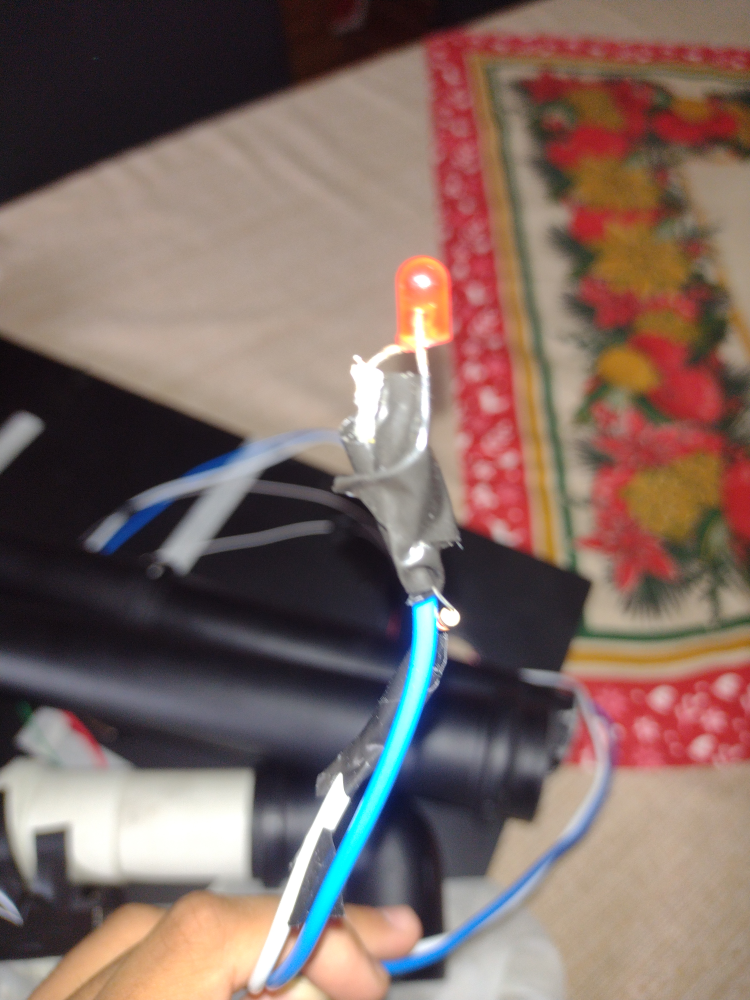
#> input picture OPTIFLOW/Fotos/IMG_20241208_105306699.jpg, 3000 x 4000 px, given in place of 1 ! videoconvert ! appsink, which was not available (shown at 1/4 size)
$ python s.py
#> lines starting #> are read from the running program, lines starting #| are printed output that depends on the picture; after the words box and inside, x2 and y2 are one past the last pixel; in counts of white or black regions, pixels touching at a corner belong together; pictures that were not available may be replaced by others from this repository, and a replacement may not be noted
import numpy as np
import time
import cv2
import RPi.GPIO as GPIO

GPIO.setmode(GPIO.BCM)

for i in (23, 25, 16, 21):
    GPIO.setup(i, GPIO.OUT)

# Definindo o pipeline do GStreamer para capturar vídeo da câmera
gstreamer_pipeline = "v4l2src ! video/x-raw,format=YUY2,width=640,height=480,framerate=30/1 ! videoconvert ! appsink"

# Passando o pipeline como argumento para o VideoCapture
cam = cv2.VideoCapture(gstreamer_pipeline, cv2.CAP_GSTREAMER)

# Verificando se a câmera foi aberta corretamente
if not cam.isOpened():
    print("Erro ao acessar a câmera.")
    exit()

time.sleep(0.1)

colorLower = np.array([0, 100, 100])  # mid blue
colorUpper = np.array([179, 255, 255])  # light blue

initvert = 0
inithoriz = 0
counter = 0

xur = 0
yur = 0
xul = 0
yul = 0
xdr = 0
ydr = 0
xdl = 0
ydl = 0

t = 0
t1 = time.time()

while t < 5 and cam.isOpened():
    ret, frame = cam.read()
#> frame is the input picture: shape (4000, 3000, 3); mean B, G, R 99.1, 105.6, 126.5
    if not ret:
        print("Erro ao capturar frame da câmera.")
        break

    frame = np.array(frame)  # Transformando o frame em array
    hsv = cv2.cvtColor(frame, cv2.COLOR_BGR2HSV)
#> hsv: shape (4000, 3000, 3); mean H, S, V 65.8, 74.9, 131.9

    mask = cv2.inRange(hsv, colorLower, colorUpper)
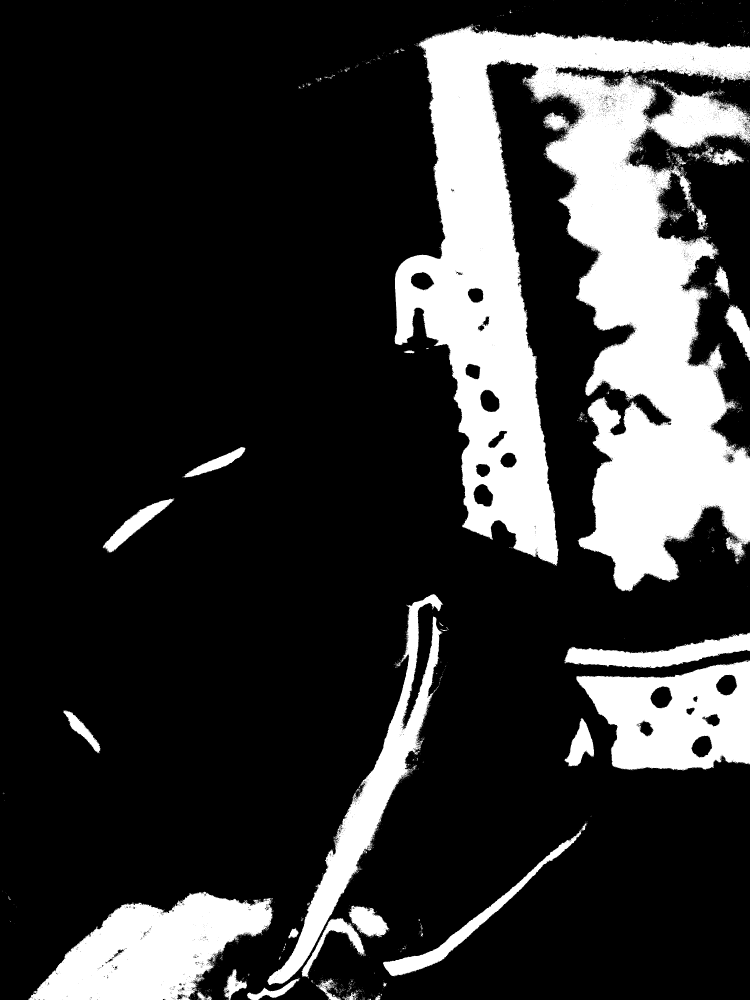
#> mask: shape (4000, 3000) (shown at 1/4 size); 20.7% white; 5528 white regions (5398 under 20 px), largest, box (x1, y1, x2, y2) and area: (1579, 102, 3000, 2366) 1675515, (114, 3567, 1091, 4000) 241979, (2304, 2641, 3000, 3082) 202922
    mask = cv2.blur(mask, (3, 3))
    mask = cv2.dilate(mask, None, iterations=10)
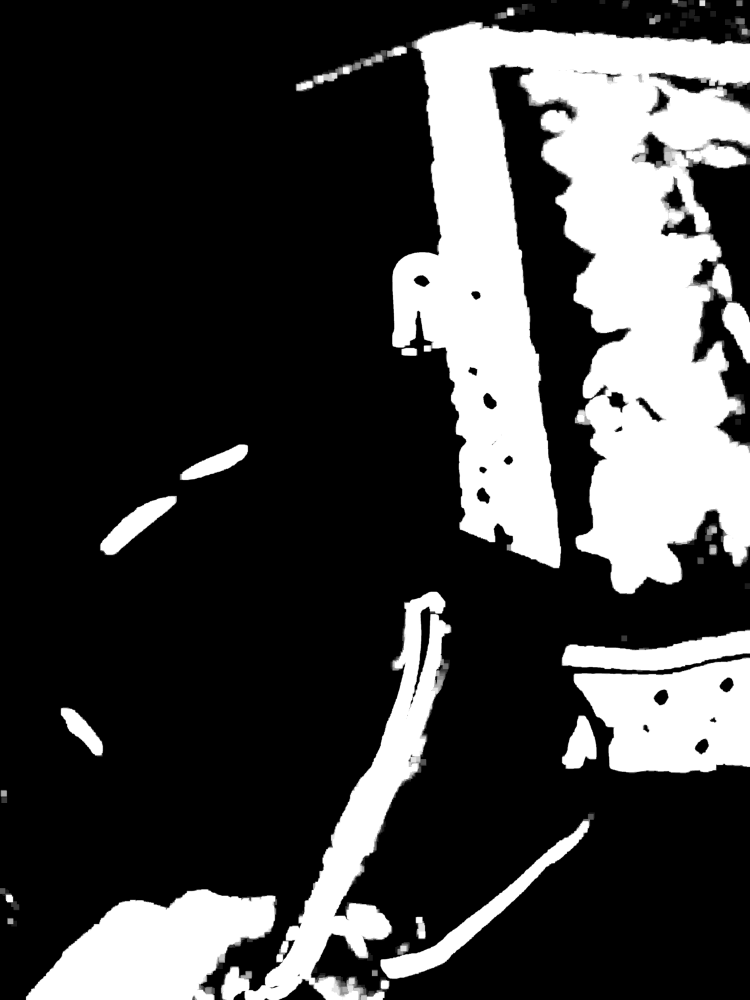
#> mask: shape (4000, 3000) (shown at 1/4 size); min 0, max 255, mean 65.7
    mask = cv2.erode(mask, None, iterations=1)
    mask = cv2.dilate(mask, None, iterations=5)
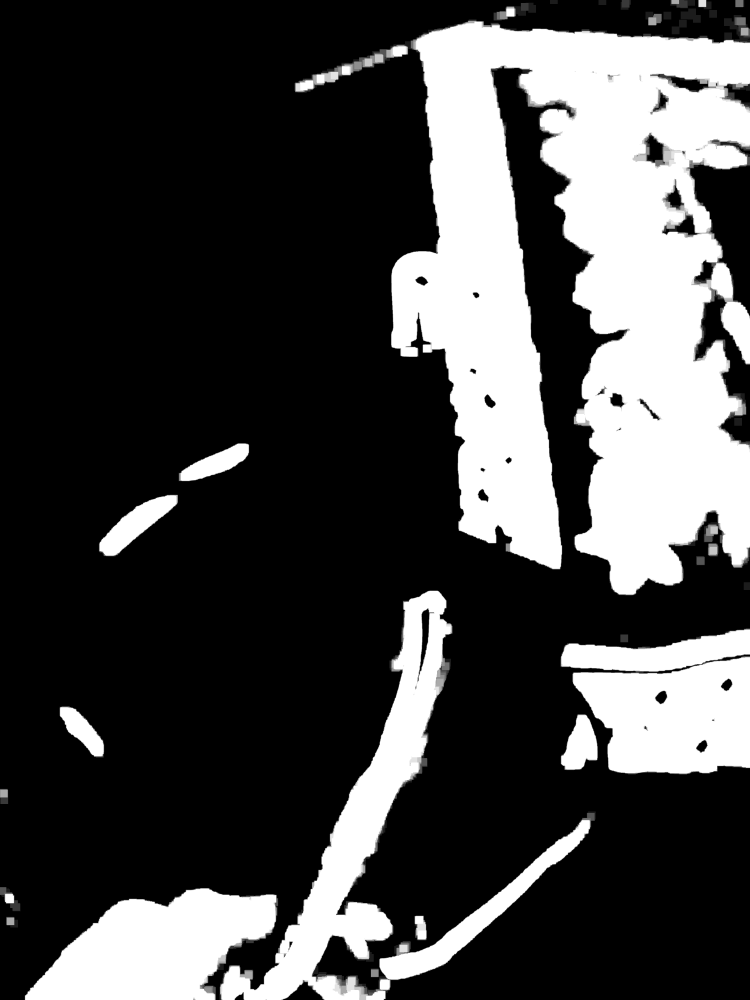
#> mask: shape (4000, 3000) (shown at 1/4 size); min 0, max 255, mean 69.8

    me, thresh = cv2.threshold(mask, 127, 255, cv2.THRESH_BINARY)
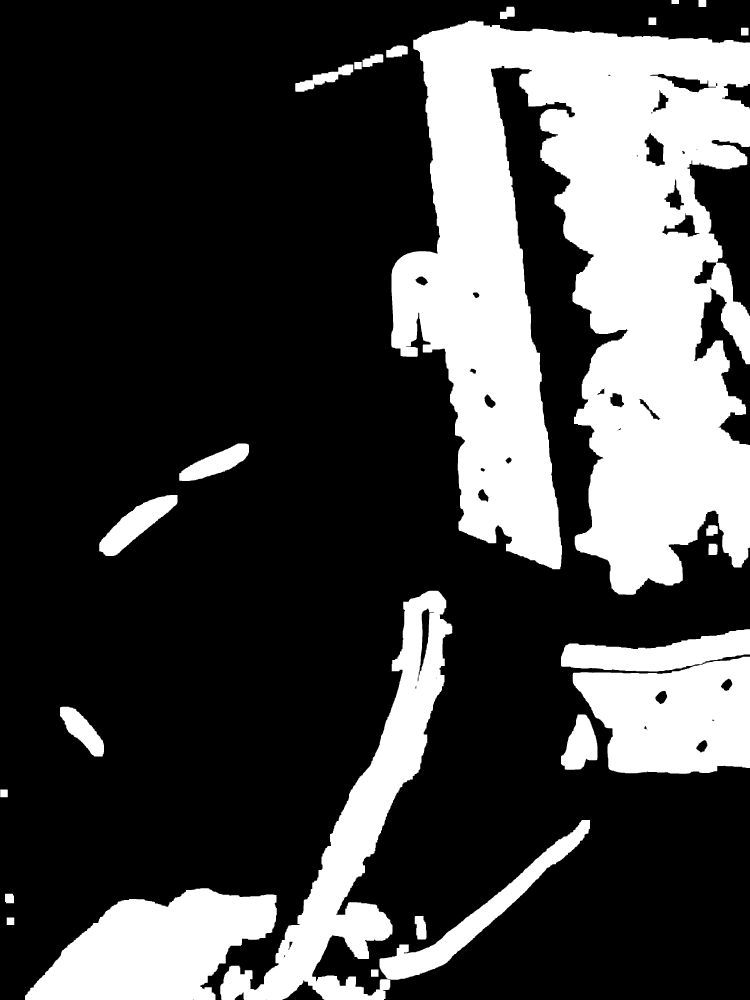
#> thresh: shape (4000, 3000) (shown at 1/4 size); 27.4% white; 26 white regions

    cnts = cv2.findContours(thresh, cv2.RETR_TREE, cv2.CHAIN_APPROX_SIMPLE)[-2]
#> cnts = 62 contours, 6 with area under 20; largest, box (x1, y1, x2, y2) and area: (1565, 83, 3000, 2379) 2157675, (881, 2363, 1809, 4000) 349802, (100, 3553, 1107, 4000) 284484, (2291, 2627, 3000, 3095) 252408, (1518, 3280, 2360, 3919) 76752

    center = None

    print("Centers")

    if len(cnts) > 0:
        for c in cnts:
            (x, y), radius = cv2.minEnclosingCircle(c)
            center = (int(x), int(y))
            print(center)
            radius = int(radius)
            cv2.circle(frame, center, radius, (0, 255, 0), 2)

            x = int(x)
            y = int(y)

            if x > 240:  # right
                if y > 240:  # up
                    xur = x
                    yur = y

                if y < 240:  # down
                    xdr = x
                    ydr = y
            if x < 240:  # left
                if y > 240:  # up
                    xul = x
                    yul = y

                if y < 240:  # down
                    xdl = x
                    ydl = y
#> this loop made 62 passes
#> (c, x, y, radius, xur, yur) on passes 1, 12, 30: ([[1484, 3878], [1484, 3906], [1513, 3906], [1513, 3878]], 1498, 3892, 20, 1498, 3892), ([[2588, 2921], [2589, 2920], [2590, 2921], [2589, 2922]], 2589, 2921, 1, 2589, 2921), ([[1417, 248], [1417, 276], [1446, 276], [1446, 248]], 1431, 262, 20, 1431, 262)
#> (x, y, radius, xur, yur) on passes 3, 5, 6, 8, 9, 10: (1681, 3710, 50, 1681, 3710), (602, 3790, 544, 602, 3790), (1944, 3585, 514, 1944, 3585), (2299, 2967, 116, 2299, 2967), (325, 2926, 129, 325, 2926), (2662, 2849, 402, 2662, 2849)
#| (1498, 3892)
#| (41, 3684)
#| (1681, 3710)
#| (38, 3593)
#| (602, 3790)
#| (1944, 3585)
#| (15, 3173)
#| (2299, 2967)
#> (further printed lines are left out)
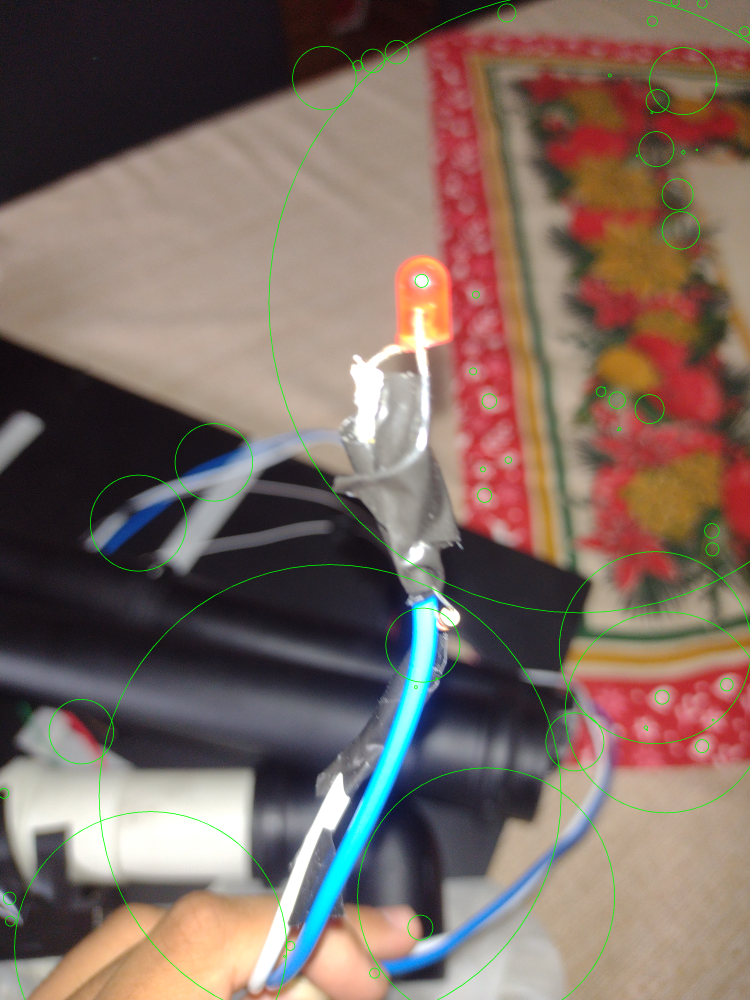
#> frame: shape (4000, 3000, 3) (shown at 1/4 size); mean B, G, R 98.2, 106.7, 125.5

    t2 = time.time()
    t = t2 - t1

print("upright", xur, yur)
print("downright", xdr, ydr)
print("upleft", xul, yul)
print("downleft", xdl, ydl)
print('\n')
print("Remove calibration objects")

time.sleep(5)

while(cam.isOpened()):
    ret, frame = cam.read()
    if not ret:
        print("Erro ao capturar frame da câmera.")
        break

    frame = np.array(frame)  # Transformando o frame em array
    hsv = cv2.cvtColor(frame, cv2.COLOR_BGR2HSV)

    mask = cv2.inRange(hsv, colorLower, colorUpper)
    maskhsv = cv2.resize(mask, (250, 250))

    mask = cv2.blur(mask, (3, 3))
    mask1 = cv2.resize(mask, (250, 250))
    #cv2.imshow("mask1", mask)

    mask = cv2.dilate(mask, None, iterations=10)
    mask2 = cv2.resize(mask, (250, 250))
    #cv2.imshow("mask2", mask)

    mask = cv2.erode(mask, None, iterations=1)
    mask3 = cv2.resize(mask, (250, 250))
    #cv2.imshow("mask3", mask)

    mask = cv2.dilate(mask, None, iterations=5)
    mask4 = cv2.resize(mask, (250, 250))
    #cv2.imshow("mask4", mask)

    imstack = np.hstack((maskhsv, mask1, mask2, mask3, mask4))
    cv2.imshow("masks", imstack)

    me, thresh = cv2.threshold(mask, 127, 255, cv2.THRESH_BINARY)
    cv2.imshow("thresh", thresh)

    cnts = cv2.findContours(thresh, cv2.RETR_TREE, cv2.CHAIN_APPROX_SIMPLE)[-2]

    center = None

    vert = 0
    horiz = 0

    if len(cnts) > 0:
        priority = 0

        for c in cnts:
            rect = cv2.minAreaRect(c)
            (x, y), (width, height), angle = cv2.minAreaRect(c)
            box = cv2.boxPoints(rect)
            box = np.int0(box)
            Area = width * height

            if Area > 16000:
                priority = 1

        for c in cnts:
            rect = cv2.minAreaRect(c)
            (x, y), (width, height), angle = cv2.minAreaRect(c)
            box = cv2.boxPoints(rect)
            box = np.int0(box)
            Area = width * height

            x = int(x)
            y = int(y)

            if priority == 1 and Area > 16000:
                if xul < x < xur:  # vertical road
                    if y > yur:
                        GPIO.output(21, GPIO.HIGH)  # Red hor
                        GPIO.output(23, GPIO.HIGH)  # Green vert
                        GPIO.output(25, GPIO.LOW)  # Green hor
                        GPIO.output(16, GPIO.LOW)  # Red vert
                        cv2.drawContours(frame, [box], 0, (0, 255, 0), 2)
                        print("PRIORITY FOR VERTICAL LANE")
                        print("----------------------------")

                    elif y < ydr:
                        GPIO.output(21, GPIO.HIGH)  # Red hor
                        GPIO.output(23, GPIO.HIGH)  # Green vert
                        GPIO.output(25, GPIO.LOW)  # Green hor
                        GPIO.output(16, GPIO.LOW)  # Red vert
                        cv2.drawContours(frame, [box], 0, (0, 255, 0), 2)
                        print("PRIORITY FOR VERTICAL LANE")
                        print("----------------------------")

                if ydr < y < yur:  # horizontal road
                    if x > xur:
                        GPIO.output(25, GPIO.HIGH)  # Green hor
                        GPIO.output(16, GPIO.HIGH)  # Red vert
                        GPIO.output(21, GPIO.LOW)  # Red hor
                        GPIO.output(23, GPIO.LOW)  # Green vert
                        cv2.drawContours(frame, [box], 0, (0, 255, 0), 2)
                        print("PRIORITY FOR HORIZONTAL LANE")
                        print("----------------------------")
                    elif x < xul:
                        GPIO.output(25, GPIO.HIGH)  # Green hor
                        GPIO.output(16, GPIO.HIGH)  # Red vert
                        GPIO.output(21, GPIO.LOW)  # Red hor
                        GPIO.output(23, GPIO.LOW)  # Green vert
                        cv2.drawContours(frame, [box], 0, (0, 255, 0), 2)
                        print("PRIORITY FOR HORIZONTAL LANE")
                        print("----------------------------")

            if priority == 0:
                if xul < x < xur:  # vertical road
                    if y > yur:
                        vert = vert + 1  # up
                        cv2.drawContours(frame, [box], 0, (0, 255, 0), 2)
                    elif y < ydr:
                        vert = vert + 1  # down
                        cv2.drawContours(frame, [box], 0, (0, 255, 0), 2)
                    else:
                        vert = vert
                if ydr < y < yur:  # horizontal road
                    if x > xur:
                        horiz = horiz + 1  # right
                        cv2.drawContours(frame, [box], 0, (0, 255, 0), 2)
                    elif x < xul:
                        horiz = horiz + 1  # left
                        cv2.drawContours(frame, [box], 0, (0, 255, 0), 2)
                    else:
                        horiz = horiz
                if vert != initvert:
                    print("Cars in vertical lane: ", str(vert))
                    initvert = vert
                    print("Cars in horizontal lane: ", str(horiz))
                    inithoriz = horiz
                    print("----------------------------")

                if horiz != inithoriz:
                    print("Cars in vertical lane: ", str(vert))
                    initvert = vert
                    print("Cars in horizontal lane: ", str(horiz))
                    inithoriz = horiz
                    print("----------------------------")

                if vert < horiz:
                    GPIO.output(25, GPIO.HIGH)  # Green hor
                    GPIO.output(16, GPIO.HIGH)  # Red vert
                    GPIO.output(21, GPIO.LOW)  # Red hor
                    GPIO.output(23, GPIO.LOW)  # Green vert
                if horiz < vert:
                    GPIO.output(21, GPIO.HIGH)  # Red hor
                    GPIO.output(23, GPIO.HIGH)  # Green vert
                    GPIO.output(25, GPIO.LOW)  # Green hor
                    GPIO.output(16, GPIO.LOW)  # Red vert

    hsvim = cv2.resize(hsv, (500, 500))
    frameim = cv2.resize(frame, (500, 500))
    imstack2 = np.hstack((hsvim, frameim))
    cv2.imshow("Frame + hsv", imstack2)

    if cv2.waitKey(1) & 0xFF == ord('q'):
        break

cam.release()
cv2.destroyAllWindows()
GPIO.cleanup()
